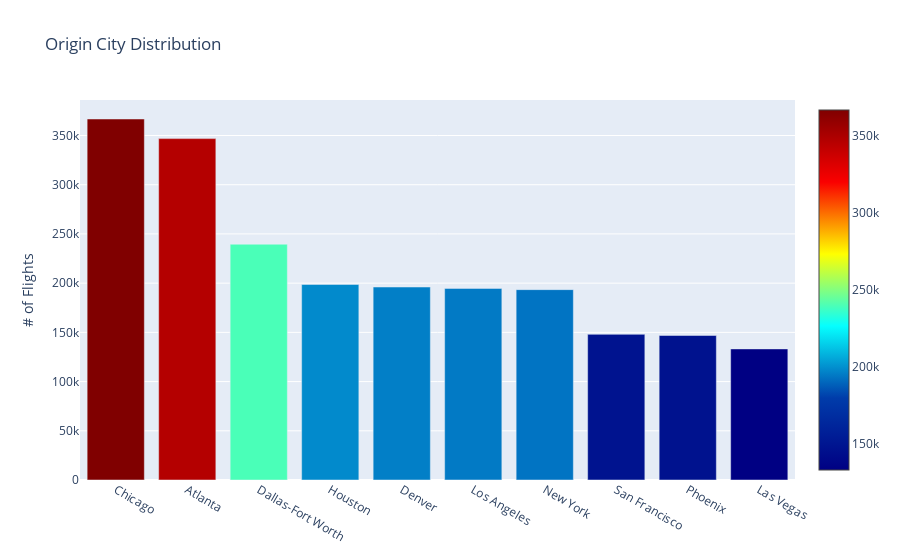

Notebook cell for this chart:
### Code cell
trace = go.Bar(
    x=city.index,
    y=city.values,
    marker=dict(
        color = city.values,
        colorscale='Jet',
        showscale=True
    )
)

data = [trace]
layout = go.Layout(
    title='Origin City Distribution', 
    yaxis = dict(title = '# of Flights')
)

fig = go.Figure(data=data, layout=layout)
py.iplot(fig)

### Figure 1 — Plotly figure (JSON) as saved in the notebook; plotly's stock layout.template omitted (floating-point values rounded to 4 significant figures)
{"data": [{"marker": {"color": [366770, 346836, 239551, 198664, 196055, 194673, 193416, 148008, 146815, 133181], "colorscale": [[0, "rgb(0,0,131)"], [0.2, "rgb(0,60,170)"], [0.4, "rgb(5,255,255)"], [0.6, "rgb(255,255,0)"], [0.8, "rgb(250,0,0)"], [1, "rgb(128,0,0)"]], "showscale": true}, "type": "bar", "x": ["Chicago", "Atlanta", "Dallas-Fort Worth", "Houston", "Denver", "Los Angeles", "New York", "San Francisco", "Phoenix", "Las Vegas"], "y": [366770, 346836, 239551, 198664, 196055, 194673, 193416, 148008, 146815, 133181]}], "layout": {"title": {"text": "Origin City Distribution"}, "yaxis": {"title": {"text": "# of Flights"}}}}
